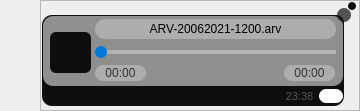
                     <widget class="QWidget" name="widget_4" native="true">
                      <property name="styleSheet">
                       <string notr="true"/>
                      </property>
                      <layout class="QHBoxLayout" name="horizontalLayout_16">
                       <property name="spacing">
                        <number>0</number>
                       </property>
                       <property name="leftMargin">
                        <number>0</number>
                       </property>
                       <property name="topMargin">
                        <number>0</number>
                       </property>
                       <property name="rightMargin">
                        <number>0</number>
                       </property>
                       <property name="bottomMargin">
                        <number>0</number>
                       </property>
                       <item>
                        <spacer name="horizontalSpacer_8">
                         <property name="orientation">
                          <enum>Qt::Horizontal</enum>
                         </property>
                         <property name="sizeHint" stdset="0">
                          <size>
                           <width>40</width>
                           <height>20</height>
                          </size>
                         </property>
                        </spacer>
                       </item>
                       <item>
                        <widget class="QFrame" name="left_msg_frame_4">
                         <property name="minimumSize">
                          <size>
                           <width>320</width>
                           <height>111</height>
                          </size>
                         </property>
                         <property name="styleSheet">
                          <string notr="true"/>
                         </property>
                         <property name="frameShape">
                          <enum>QFrame::StyledPanel</enum>
                         </property>
                         <property name="frameShadow">
                          <enum>QFrame::Raised</enum>
                         </property>
                         <widget class="QFrame" name="frame_13">
                          <property name="geometry">
                           <rect>
                            <x>297</x>
                            <y>8</y>
                            <width>14</width>
                            <height>14</height>
                           </rect>
                          </property>
                          <property name="styleSheet">
                           <string notr="true">background-color: rgba(14, 14, 15, 0.7);
border-radius:7px;</string>
                          </property>
                          <property name="frameShape">
                           <enum>QFrame::StyledPanel</enum>
                          </property>
                          <property name="frameShadow">
                           <enum>QFrame::Raised</enum>
                          </property>
                         </widget>
                         <widget class="QFrame" name="frame_14">
                          <property name="geometry">
                           <rect>
                            <x>308</x>
                            <y>2</y>
                            <width>8</width>
                            <height>8</height>
                           </rect>
                          </property>
                          <property name="styleSheet">
                           <string notr="true">background-color: rgb(14, 14, 15);
border-radius:4px;</string>
                          </property>
                          <property name="frameShape">
                           <enum>QFrame::StyledPanel</enum>
                          </property>
                          <property name="frameShadow">
                           <enum>QFrame::Raised</enum>
                          </property>
                         </widget>
                         <widget class="QFrame" name="frame_15">
                          <property name="geometry">
                           <rect>
                            <x>2</x>
                            <y>15</y>
                            <width>302</width>
                            <height>91</height>
                           </rect>
                          </property>
                          <property name="sizePolicy">
                           <sizepolicy hsizetype="Expanding" vsizetype="Expanding">
                            <horstretch>0</horstretch>
                            <verstretch>0</verstretch>
                           </sizepolicy>
                          </property>
                          <property name="styleSheet">
                           <string notr="true">	border-radius:10px;
	border-top-right-radius:8px;
	background-color: rgb(14, 14, 15);
</string>
                          </property>
                          <property name="frameShape">
                           <enum>QFrame::StyledPanel</enum>
                          </property>
                          <property name="frameShadow">
                           <enum>QFrame::Raised</enum>
                          </property>
                          <layout class="QGridLayout" name="gridLayout_5">
                           <property name="leftMargin">
                            <number>1</number>
                           </property>
                           <property name="topMargin">
                            <number>1</number>
                           </property>
                           <property name="rightMargin">
                            <number>1</number>
                           </property>
                           <property name="bottomMargin">
                            <number>0</number>
                           </property>
                           <property name="spacing">
                            <number>0</number>
                           </property>
                           <item row="1" column="1">
                            <layout class="QHBoxLayout" name="horizontalLayout_13">
                             <property name="spacing">
                              <number>4</number>
                             </property>
                             <item>
                              <widget class="QLabel" name="time_5">
                               <property name="minimumSize">
                                <size>
                                 <width>31</width>
                                 <height>14</height>
                                </size>
                               </property>
                               <property name="maximumSize">
                                <size>
                                 <width>31</width>
                                 <height>14</height>
                                </size>
                               </property>
                               <property name="font">
                                <font>
                                 <pointsize>8</pointsize>
                                </font>
                               </property>
                               <property name="styleSheet">
                                <string notr="true">QLabel{
color:#555;
border-radius:7px;

}</string>
                               </property>
                               <property name="text">
                                <string>23:38</string>
                               </property>
                               <property name="alignment">
                                <set>Qt::AlignCenter</set>
                               </property>
                              </widget>
                             </item>
                             <item>
                              <widget class="QLabel" name="ticks_4">
                               <property name="minimumSize">
                                <size>
                                 <width>24</width>
                                 <height>14</height>
                                </size>
                               </property>
                               <property name="maximumSize">
                                <size>
                                 <width>24</width>
                                 <height>14</height>
                                </size>
                               </property>
                               <property name="font">
                                <font>
                                 <pointsize>7</pointsize>
                                </font>
                               </property>
                               <property name="styleSheet">
                                <string notr="true">
image: url(:/cils/cils/cil-check-circle-green.png);
background-color:rgba(255, 255, 255, 1);
border-radius:7px;
padding:1px;</string>
                               </property>
                               <property name="text">
                                <string/>
                               </property>
                               <property name="alignment">
                                <set>Qt::AlignCenter</set>
                               </property>
                              </widget>
                             </item>
                            </layout>
                           </item>
                           <item row="1" column="0">
                            <spacer name="horizontalSpacer_6">
                             <property name="orientation">
                              <enum>Qt::Horizontal</enum>
                             </property>
                             <property name="sizeHint" stdset="0">
                              <size>
                               <width>17</width>
                               <height>20</height>
                              </size>
                             </property>
                            </spacer>
                           </item>
                           <item row="0" column="0">
                            <widget class="QFrame" name="arv_bubble_2">
                             <property name="minimumSize">
                              <size>
                               <width>300</width>
                               <height>70</height>
                              </size>
                             </property>
                             <property name="maximumSize">
                              <size>
                               <width>300</width>
                               <height>70</height>
                              </size>
                             </property>
                             <property name="styleSheet">
                              <string notr="true">QFrame{
	background-color:#88FFFFFF;
	border-radius:10px;

}</string>
                             </property>
                             <property name="frameShape">
                              <enum>QFrame::StyledPanel</enum>
                             </property>
                             <property name="frameShadow">
                              <enum>QFrame::Raised</enum>
                             </property>
                             <widget class="QLabel" name="title_2">
                              <property name="geometry">
                               <rect>
                                <x>52</x>
                                <y>3</y>
                                <width>241</width>
                                <height>20</height>
                               </rect>
                              </property>
                              <property name="styleSheet">
                               <string notr="true">QLabel{
	background:#44FFFFFF;
    color:#000;
}</string>
                              </property>
                              <property name="text">
                               <string>ARV-20062021-1200.arv</string>
                              </property>
                              <property name="alignment">
                               <set>Qt::AlignCenter</set>
                              </property>
                              <property name="textInteractionFlags">
                               <set>Qt::TextSelectableByMouse</set>
                              </property>
                             </widget>
                             <widget class="QLabel" name="elapsed_time_2">
                              <property name="geometry">
                               <rect>
                                <x>52</x>
                                <y>49</y>
                                <width>51</width>
                                <height>16</height>
                               </rect>
                              </property>
                              <property name="styleSheet">
                               <string notr="true">QLabel{
	background:#44FFFFFF;
    color:#333;
	border-radius:8px;
}</string>
                              </property>
                              <property name="text">
                               <string>00:00</string>
                              </property>
                              <property name="alignment">
                               <set>Qt::AlignCenter</set>
                              </property>
                             </widget>
                             <widget class="QLabel" name="total_time_2">
                              <property name="geometry">
                               <rect>
                                <x>241</x>
                                <y>49</y>
                                <width>51</width>
                                <height>16</height>
                               </rect>
                              </property>
                              <property name="styleSheet">
                               <string notr="true">QLabel{
	background:#44FFFFFF;
    color:#333;
	border-radius:8px;
}</string>
                              </property>
                              <property name="text">
                               <string>00:00</string>
                              </property>
                              <property name="alignment">
                               <set>Qt::AlignCenter</set>
                              </property>
                             </widget>
                             <widget class="QSlider" name="slider_2">
                              <property name="geometry">
                               <rect>
                                <x>52</x>
                                <y>30</y>
                                <width>241</width>
                                <height>12</height>
                               </rect>
                              </property>
                              <property name="styleSheet">
                               <string notr="true">QSlider{
            background:none;}
    
        QSlider::groove:horizontal{ 
            height:4px;
            border:none;}
        
        QSlider::handle:horizontal{
            height:12px;
            width:12px;
            border-radius:6px;
            margin:-4px 0px -4px 0px;
            background-color: rgba(0, 121, 215, 255);}
            
        QSlider::handle:hover{
            background-color: rgba(0, 52, 93, 255);}
        
        QSlider::handle:pressed{
            background-color: rgba(0, 121, 215, 255);}
        
        QSlider::add-page:horizontal{
            background-color:#55FFFFFF;}
        
        QSlider::sub-page:horizontal{
            background-color:qlineargradient(spread:pad, x1:0, y1:0, x2:1, y2:1, 
            stop:0 rgba(0, 52, 93, 255), stop:1 rgba(0, 121, 215, 255));}</string>
                              </property>
                              <property name="maximum">
                               <number>100</number>
                              </property>
                              <property name="value">
                               <number>0</number>
                              </property>
                              <property name="sliderPosition">
                               <number>0</number>
                              </property>
                              <property name="orientation">
                               <enum>Qt::Horizontal</enum>
                              </property>
                             </widget>
                             <widget class="QPushButton" name="play_button_2">
                              <property name="geometry">
                               <rect>
                                <x>7</x>
                                <y>16</y>
                                <width>41</width>
                                <height>41</height>
                               </rect>
                              </property>
                              <property name="styleSheet">
                               <string notr="true">QPushButton{
	background-image: url(:/cils/cils/cil-media-play.png);
	background-repeat: no-repeat;
	background-position:center;
	border-radius:6px;
	border:none;
}
QPushButton::hover{
    border:1px inset rgba(255, 255, 255, 0.6);
}
        
QPushButton::pressed{
     border:2px inset rgba(255, 255, 255, 1);
}</string>
                              </property>
                             </widget>
                            </widget>
                           </item>
                          </layout>
                         </widget>
                         <zorder>frame_14</zorder>
                         <zorder>frame_15</zorder>
                         <zorder>frame_13</zorder>
                        </widget>
                       </item>
                      </layout>
                     </widget>
